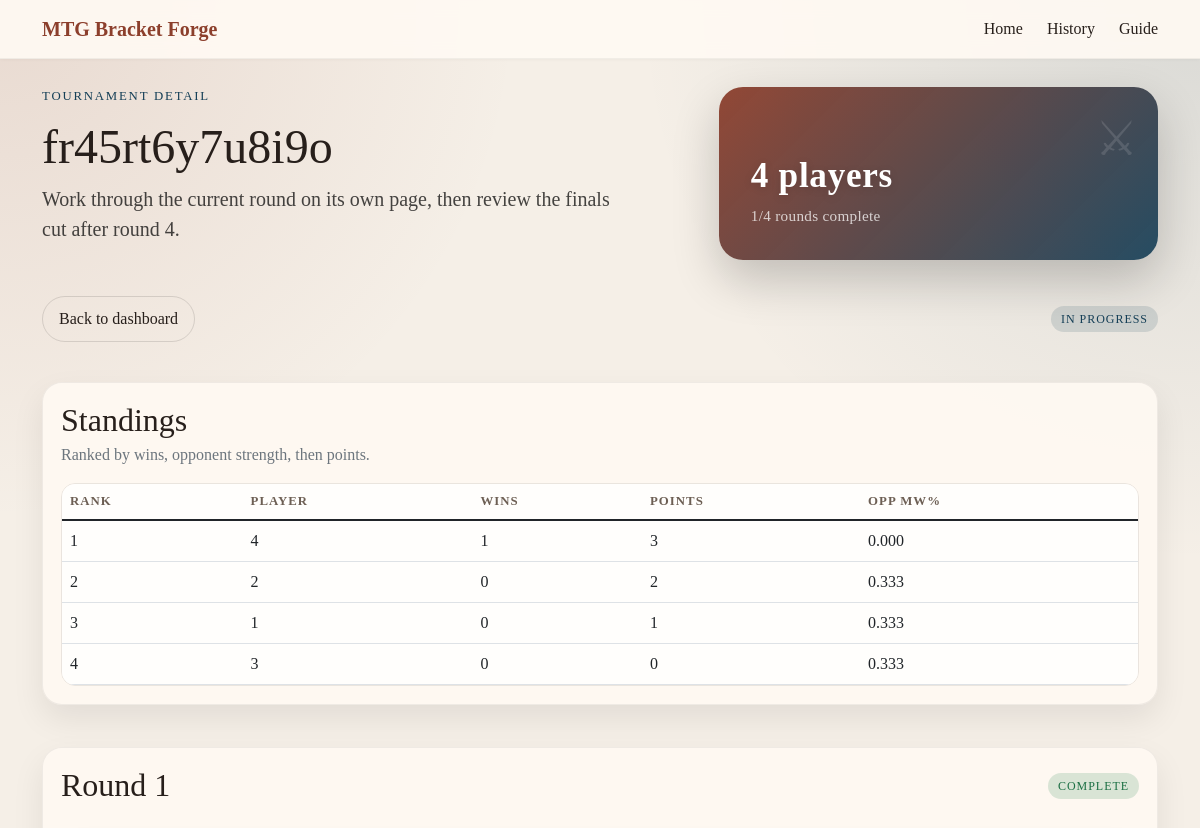
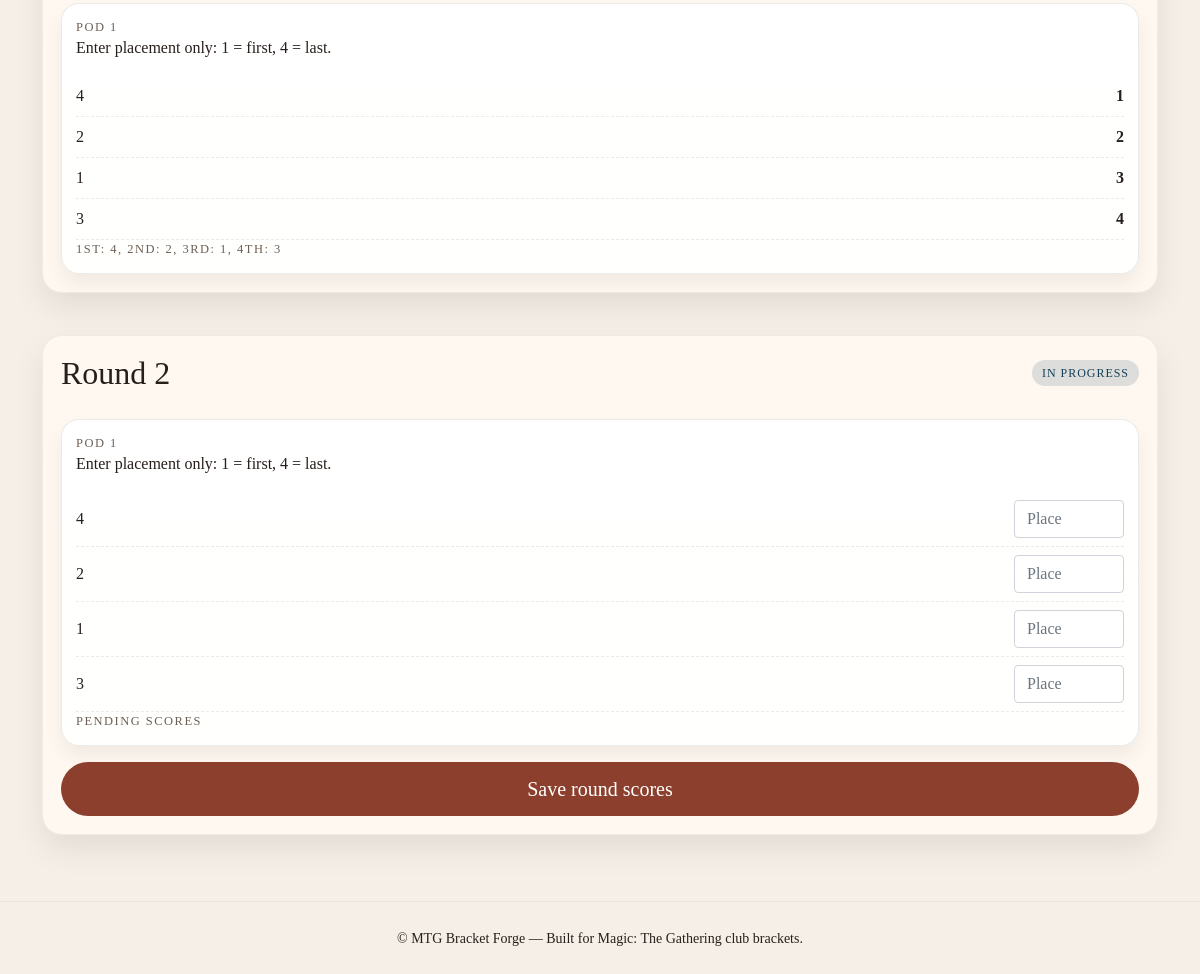
/tournaments/8, run on the app's committed database (2 pictures, top to bottom).
### tables this page shows
CREATE TABLE tournaments (
                id INTEGER PRIMARY KEY AUTOINCREMENT,
                name TEXT NOT NULL,
                player_count INTEGER NOT NULL,
                player_names_json TEXT NOT NULL,
                pairing_order_json TEXT NOT NULL,
                round_scores_json TEXT NOT NULL DEFAULT '{}',
                finals_scores_json TEXT NOT NULL DEFAULT '{}',
                status TEXT NOT NULL DEFAULT 'in progress',
                champion_name TEXT,
                created_at TEXT NOT NULL DEFAULT (datetime('now')),
                updated_at TEXT NOT NULL DEFAULT (datetime('now'))
            );

### app.py (the view, shortened to what this page needs)
@app.route('/tournaments/<int:tournament_id>', methods=['GET', 'POST'])
def tournament_detail(tournament_id):
    tournament = load_tournament(tournament_id)
    current_view = compute_tournament_view(tournament)
    tournament = enrich_tournament(tournament)
    current_round = tournament['current_round']
    active_round = tournament['rounds'][current_round - 1] if current_round <= len(tournament['rounds']) else None
    return render_template(
        'tournament_detail.html',
        tournament=tournament,
        current_round=current_round,
        active_round=active_round,
    )

### app.py (called while the page is built)
@app.context_processor
def inject_site_name():
    return {"site_name": "MTG Bracket Forge"}

def get_db_connection():
    conn = sqlite3.connect(DB_PATH)
    conn.row_factory = sqlite3.Row
    return conn

def normalize_round_scores(raw_scores):
    normalized = {}
    for round_number, pods in (raw_scores or {}).items():
        round_key = int(round_number)
        normalized[round_key] = {}
        for pod_number, player_scores in (pods or {}).items():
            pod_key = int(pod_number)
            normalized[round_key][pod_key] = {}
            for slot_number, score_entry in (player_scores or {}).items():
                normalized[round_key][pod_key][int(slot_number)] = score_entry
    return normalized

def serialize_tournament(tournament):
    return {
        "name": tournament["name"],
        "player_count": tournament["player_count"],
        "player_names_json": json.dumps(tournament["player_names"]),
        "pairing_order_json": json.dumps(tournament["pairing_order"]),
        "round_scores_json": json.dumps(tournament["round_scores"]),
        "status": tournament["status"],
        "champion_name": tournament["champion_name"],
    }

def deserialize_tournament(row):
    if row is None:
        return None
    return {
        "id": row["id"],
        "name": row["name"],
        "player_count": row["player_count"],
        "player_names": json.loads(row["player_names_json"]),
        "pairing_order": json.loads(row["pairing_order_json"]),
        "round_scores": normalize_round_scores(json.loads(row["round_scores_json"])),
        "status": row["status"],
        "champion_name": row["champion_name"],
    }

def load_tournament(tournament_id):
    with get_db_connection() as conn:
        row = conn.execute("SELECT * FROM tournaments WHERE id = ?", (tournament_id,)).fetchone()
    tournament = deserialize_tournament(row)
    if not tournament:
        abort(404)
    return tournament

def initialize_stats(player_names):
    return {
        name: {
            "name": name,
            "wins": 0,
            "points": 0,
            "rounds_played": 0,
            "opponents": [],
            "opponent_match_win_pct": 0.0,
        }
        for name in player_names
    }

def enrich_tournament(tournament, persist=True):
    view = compute_tournament_view(tournament)
    tournament.update(view)
    if persist:
        save_tournament(tournament)
    return tournament

### templates/tournament_detail.html (shortened to what this page needs)
{% extends 'base.html' %}
{% block hero %}
<section class="sr-hero">
    <div class="container hero-grid">
        <div>
            <p class="sr-kicker">Tournament detail</p>
            <h1 class="display-5">{{ tournament.name }}</h1>
            <p class="lead">Work through the current round on its own page, then review the finals cut after round 4.</p>
        </div>
        <div class="sr-hero-card">
            <div>
                <h2>{{ tournament.player_count }} players</h2>
                <p>{{ tournament.completed_rounds }}/4 rounds complete</p>
            </div>
        </div>
    </div>
</section>
{% endblock %}
{% block content %}
<div class="row g-4">
    <div class="col-12">
        <div class="d-flex justify-content-between align-items-center flex-wrap gap-2 mb-3">
            <a href="{{ url_for('index') }}" class="button button-ghost">Back to dashboard</a>
            <span class="status-pill {% if tournament.status == 'complete' %}status-complete{% endif %}">{{ tournament.status }}</span>
        </div>
    </div>
    <div class="col-12">
        <section class="sr-card">
            <div class="section-header mb-3">
                <div>
                    <h2 class="mb-1">Standings</h2>
                    <p class="text-muted mb-0">Ranked by wins, opponent strength, then points.</p>
                </div>
            </div>
            <div class="standings-table-wrap">
                <table class="table standings-table">
                    <thead>
                        <tr>
                            <th>Rank</th>
                            <th>Player</th>
                            <th>Wins</th>
                            <th>Points</th>
                            <th>Opp MW%</th>
                        </tr>
                    </thead>
                    <tbody>
                        {% for row in tournament.standings %}
                            <tr>
                                <td>{{ row.rank }}</td>
                                <td>
                                    <span>{{ row.name }}</span>
                                </td>
                                <td>{{ row.wins }}</td>
                                <td>{{ row.points }}</td>
                                <td>{{ '%.3f'|format(row.opponent_match_win_pct) }}</td>
                            </tr>
                        {% endfor %}
                    </tbody>
                </table>
            </div>
        </section>
    </div>
    {% for round in tournament.rounds %}
        <div class="col-12">
            <section class="sr-card round-section">
                <div class="d-flex justify-content-between align-items-center flex-wrap gap-2">
                    <h2 class="mb-0">Round {{ round.round_number }}</h2>
                    <span class="status-pill {% if round.complete %}status-complete{% endif %}">{% if round.complete %}Complete{% else %}In progress{% endif %}</span>
                </div>
                {% if current_round == round.round_number and not round.complete %}
                    <form method="post" class="d-grid gap-3 mt-3">
                        <div class="bracket-grid">
                            {% for pod in round.pods %}
                                <article class="bracket-match pod-card {% if pod.is_finals %}finals-pod{% endif %}">
                                    <div class="match-head">{% if pod.is_finals %}FINALS{% else %}Pod {{ pod.pod_number }}{% endif %}</div>
                                    <p class="pod-instruction">Enter placement only: 1 = first, 4 = last.</p>
                                    {% for player in pod.players %}
                                        <label class="pod-line">
                                            <span>{{ player.name }}</span>
                                            {% if player.name == 'BYE' %}
                                                <input type="number" class="form-control" disabled value="0">
                                            {% else %}
                                                <input
                                                    type="number"
                                                    name="{{ player.field_name }}"
                                                    class="form-control"
                                                    min="1"
                                                    max="4"
                                                    step="1"
                                                    value="{{ player.raw_score }}"
                                                    placeholder="Place"
                                                >
                                            {% endif %}
                                        </label>
                                    {% endfor %}
                                    <div class="match-foot">{{ pod.result_text }}</div>
                                </article>
                            {% endfor %}
                        </div>
                        <button type="submit" class="sr-cta btn btn-lg">Save round scores</button>
                    </form>
                {% else %}
                    <div class="bracket-grid mt-3">
                        {% for pod in round.pods %}
                            <article class="bracket-match pod-card {% if pod.is_finals %}finals-pod{% endif %}">
                                <div class="match-head">{% if pod.is_finals %}FINALS{% else %}Pod {{ pod.pod_number }}{% endif %}</div>
                                <p class="pod-instruction">Enter placement only: 1 = first, 4 = last.</p>
                                {% for player in pod.players %}
                                    <div class="match-row">
                                        <span>{{ player.name }}</span>
                                        <strong>{% if player.raw_score != '' %}{{ player.raw_score }}{% else %}-{% endif %}</strong>
                                    </div>
                                {% endfor %}
                                <div class="match-foot">{{ pod.result_text }}</div>
                            </article>
                        {% endfor %}
                    </div>
                {% endif %}
            </section>
        </div>
    {% endfor %}
</div>
{% endblock %}

### static/css/silkroad.css (style rules this page uses)
:root { --sr-primary:#8c3f2c; --sr-secondary:#153f57; --sr-accent:#d29a3a; --sr-bg:#f5efe7; --sr-panel:#fffaf3; --sr-text:#271f1b; --sr-muted:#6d5f54; }
* { box-sizing:border-box; }
body { font-family:Georgia,'Times New Roman',serif;background: radial-gradient(circle at top left, rgba(140,63,44,0.12), transparent 24%), radial-gradient(circle at top right, rgba(21,63,87,0.12), transparent 26%), var(--sr-bg);color:var(--sr-text); }
.sr-cta { background:var(--sr-primary);color:#fff;padding:12px 18px;border-radius:999px;text-decoration:none;border:none }
.button-ghost { display:inline-flex;align-items:center;justify-content:center;padding:10px 16px;border-radius:999px;border:1px solid rgba(0,0,0,0.12);background:transparent;color:var(--sr-text);text-decoration:none; }
.sr-hero { padding:28px 0 12px; }
.hero-grid { display:grid;grid-template-columns:1.5fr 1fr;gap:18px;align-items:stretch; }
.sr-kicker { letter-spacing:.14em;text-transform:uppercase;font-size:.8rem;color:var(--sr-secondary);margin-bottom:.75rem; }
.sr-hero .lead { color:rgba(0,0,0,0.72);max-width:58ch; }
.sr-hero-card { display:flex;flex-direction:column;align-items:flex-start;justify-content:flex-end;min-height:100%;padding:32px;border-radius:24px;background:linear-gradient(135deg, rgba(140,63,44,.95), rgba(21,63,87,.92));color:#fff;box-shadow:0 20px 48px rgba(0,0,0,.2);position:relative;overflow:hidden; }
.sr-hero-card::before { content:'⚔';position:absolute;top:16px;right:20px;font-size:48px;opacity:.12; }
.sr-hero-card h2 { margin:0 0 4px 0;font-size:2.2rem;font-weight:700;letter-spacing:.02em;text-shadow:0 2px 8px rgba(0,0,0,.15); }
.sr-hero-card p { margin:8px 0 0 0;color:rgba(255,255,255,.75);font-size:.95rem;letter-spacing:.02em;position:relative;z-index:1; }
.sr-card { background:rgba(255,250,243,0.88);border-radius:20px;padding:18px;box-shadow:0 14px 32px rgba(0,0,0,0.08);margin-bottom:18px;border:1px solid rgba(0,0,0,0.06) }
.bracket-grid { display:grid;grid-template-columns:repeat(auto-fit,minmax(180px,1fr));gap:14px; }
.bracket-match,.empty-preview { background:linear-gradient(180deg, rgba(255,255,255,.96), rgba(255,255,255,.88));border:1px solid rgba(0,0,0,0.08);border-radius:18px;padding:14px;box-shadow:0 10px 20px rgba(0,0,0,.06) }
.match-head,.match-foot { font-size:.78rem;text-transform:uppercase;letter-spacing:.12em;color:var(--sr-muted) }
.match-row { display:flex;justify-content:space-between;gap:10px;padding:8px 0;border-bottom:1px dashed rgba(0,0,0,0.08) }
.section-header { display:flex;justify-content:space-between;align-items:center;gap:12px; }
.round-section { display:grid;gap:10px; }
.status-pill { display:inline-flex;align-items:center;padding:4px 10px;border-radius:999px;background:rgba(21,63,87,0.14);color:var(--sr-secondary);font-size:.75rem;letter-spacing:.08em;text-transform:uppercase; }
.status-complete { background:rgba(28,123,72,0.16);color:#1b6f43; }
.pod-line { display:flex;justify-content:space-between;align-items:center;gap:10px;padding:8px 0;border-bottom:1px dashed rgba(0,0,0,0.08); }
.pod-line input { max-width:110px; }
.standings-table-wrap { overflow:auto;border:1px solid rgba(0,0,0,0.08);border-radius:14px; }
.standings-table { margin:0;background:rgba(255,255,255,0.82); }
.standings-table th { font-size:.8rem;text-transform:uppercase;letter-spacing:.08em;color:var(--sr-muted); }

### data on the page
tournaments: name "fr45rt6y7u8i9o", player_count "4", status "IN PROGRESS"

### other printed values
{{ site_name }} "MTG Bracket Forge"
{{ tournament.completed_rounds }} "1"
{{ row.rank }} "1" "2" "3" "4"
{{ row.name }} "4" "2" "1" "3"
{{ row.wins }} "1" "0" "0" "0"
{{ row.points }} "3" "2" "1" "0"
{{ '%.3f'|format(row.opponent_match_win_pct) }} "0.000" "0.333" "0.333" "0.333"
{{ round.round_number }} "1" "2"
{{ pod.pod_number }} "1"
{{ player.name }} "4" "2" "1" "3"
{{ player.raw_score }} "1" "2" "3" "4"
{{ pod.result_text }} "1ST: 4, 2ND: 2, 3RD: 1, 4TH: 3"
{{ pod.result_text }} "PENDING SCORES"
